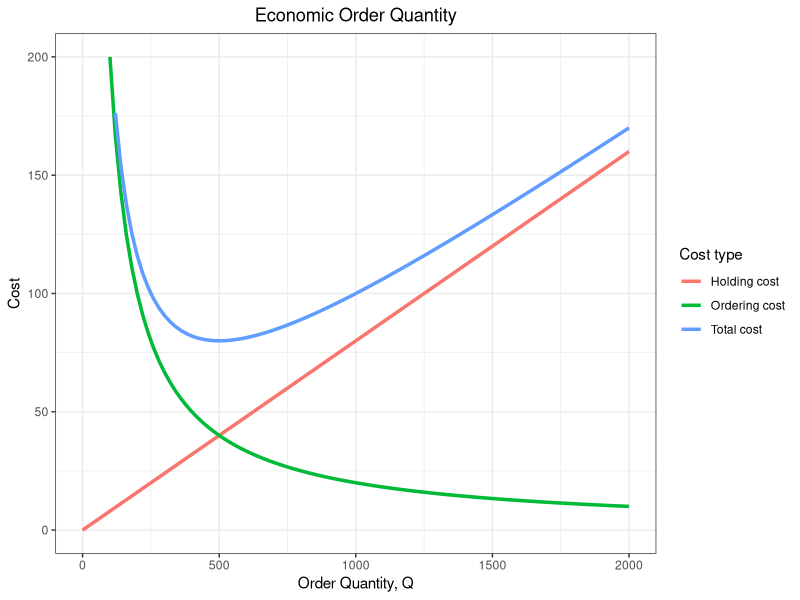

Write R code to recreate this figure.
## ---- chunk 1
library(tidyverse)
## ---- chunk 2
h <- 0.16 # Годовые затраты на хранение в расчете на единицу
K <- 2 # Затраты на размещение заказа
P <- 8 # Закупочная цена
D <- 10000 # Объем годовой потребности
## ---- chunk 3

ggplot(data = tibble(q = c(0,2000)), mapping = aes(q)) +
          stat_function(fun = function(q) {h * q / 2}, aes(color = "Holding cost"), size = 1.2) +
          stat_function (fun = function(q) {K*D/q}, aes(color = "Ordering cost"), size = 1.2) +
          stat_function(fun = function(q) {K*D/q + h*q/2}, aes(color = "Total cost"), size = 1.2) +
   labs(title = "Economic Order Quantity", y = "Cost", x = "Order Quantity, Q", color = "Cost type") +
   scale_y_continuous(limits=c(0,200)) +
   theme_bw() +
   theme(plot.title = element_text(hjust=0.5))

